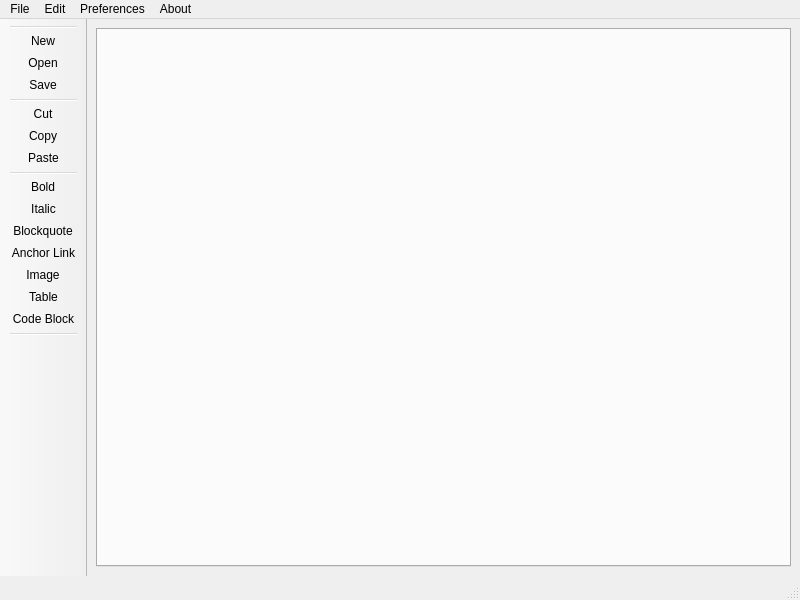
 <widget class="QMainWindow" name="MainWindow">
  <property name="geometry">
   <rect>
    <x>0</x>
    <y>0</y>
    <width>800</width>
    <height>600</height>
   </rect>
  </property>
  <property name="sizePolicy">
   <sizepolicy hsizetype="Minimum" vsizetype="Minimum">
    <horstretch>0</horstretch>
    <verstretch>0</verstretch>
   </sizepolicy>
  </property>
  <property name="minimumSize">
   <size>
    <width>300</width>
    <height>300</height>
   </size>
  </property>
  <property name="windowTitle">
   <string>LightMd - Markdown Editor</string>
  </property>
  <property name="styleSheet">
   <string notr="true">QMenuBar
{
    background-color: #302F2F;
    color: #CBCBCB;
}

QMenuBar::item
{
    background: transparent;
}

QMenuBar::item:selected
{
    background: transparent;
    border: 1px solid #3A3939;
    color: black;
}

QMenuBar::item:pressed
{
    border: 1px solid #3A3939;
    background-color: #47494B;
    color: black;
    margin-bottom:-1px;
    padding-bottom:1px;
}

QMenu
{
    border: 1px solid #3A3939;
    color: #CBCBCB;
    margin: 2px;
}

QMenu::icon
{
    margin: 5px;
}

QMenu::item
{
    padding: 5px 30px 5px 30px;
    margin-left: 5px;
    border: 1px solid transparent;
}

QMenu::item:selected
{
    color: black;
}

QToolBar {
    border: 1px solid #393838;
    background: 1px solid #302F2F;
    font-weight: bold;
}

QToolBar::handle:horizontal {
    image: url(:images/Hmovetoolbar.png);
}
QToolBar::handle:vertical {
    image: url(:images/Vmovetoolbar.png);
}
QToolBar::separator:horizontal {
    image: url(:images/Hsepartoolbar.png);
}
QToolBar::separator:vertical {
    image: url(:images/Vsepartoolbars.png);
}

QTextEdit {
    background-color: #201F1F;
    padding: 10px;
    border-style: solid;
    border: 1px solid #3A3939;
    border-radius: 3px;
    color: silver;
}

QProgressBar:horizontal {
    border: 1px solid #3A3939;
    text-align: center;
    padding: 1px;
    background: #201F1F;
}


QProgressBar::chunk:horizontal {
    background-color: qlineargradient(spread:reflect, x1:1, y1:0.545, x2:1, y2:0, stop:0 rgba(28, 66, 111, 255), stop:1 rgba(37, 87, 146, 255));
}

QToolTip
{
    border: 1px solid #3A3939;
    background-color: #2177A9;
    color: white;
    padding: 1px;
    opacity: 200;
}

QWidget
{
    color: #FFFFFF;
    background-color: #302F2F;
    selection-background-color:#2D81FF;
    selection-color: black;
    background-clip: border;
    border-image: none;
    outline: 0;
}

QWidget:item:hover
{
    background-color: QLinearGradient( x1: 0, y1: 0, x2: 0, y2: 1,
    stop: 0 #2D81FF, stop: 1 #2D81FF);
    color: black;
}

QWidget:item:selected
{
    background-color: QLinearGradient( x1: 0, y1: 0, x2: 0, y2: 1,
    stop: 0 #2D81FF, stop: 1 #2D81FF);
}


QWidget:disabled
{
    color: #404040;
    background-color: #302F2F;
}

QAbstractItemView
{
    alternate-background-color: #3A3939;
    color: #FFFFFF;
    border: 1px solid 3A3939;
    border-radius: 3px;
    padding: 1px;
}

QWidget:focus, QMenuBar:focus
{
    border: 1px solid rgba(48, 86, 111);
}

QTabWidget:focus, QCheckBox:focus, QRadioButton:focus
{
    border: none;
}

QLineEdit
{
    background-color: #201F1F;
    padding: 2px;
    border-style: solid;
    border: 1px solid #3A3939;
    border-radius: 3px;
    color: silver;
}

QGroupBox {
    border:1px solid #3A3939;
    border-radius: 7px;
    margin-top: 2ex;
}

QGroupBox::title {
    subcontrol-origin: margin;
    subcontrol-position: top center;
    padding-left: 10px;
    padding-right: 10px;
}

QAbstractScrollArea
{
    border-radius: 3px;
    border: 1px solid #3A3939;
}

QScrollBar:horizontal
{
    height: 15px;
    margin: 0px 11px 0px 11px;
    border: 1px solid #3A3939;
    border-radius: 6px;
    background-color: QLinearGradient( x1: 0, y1: 1, x2: 0, y2: 0,
    stop: 0 #302F2F, stop: 1 #484846);
}

QScrollBar::handle:horizontal
{
    background-color: QLinearGradient( x1: 0, y1: 1, x2: 0, y2: 0,
    stop: 0 #605F5F, stop: 1 #787876);
    min-width: 5px;
    border-radius: 5px;
}

QScrollBar::sub-line:horizontal
{
    border-image: url(:images/right_arrow_disabled.png);
    width: 10px;
    height: 10px;
    subcontrol-position: right;
    subcontrol-origin: margin;
}

QScrollBar::add-line:horizontal
{
    border-image: url(:images/left_arrow_disabled.png);
    height: 10px;
    width: 10px;
    subcontrol-position: left;
    subcontrol-origin: margin;
}

QScrollBar::sub-line:horizontal:hover,QScrollBar::sub-line:horizontal:on
{
    border-image: url(:images/right_arrow.png);
    height: 10px;
    width: 10px;
    subcontrol-position: right;
    subcontrol-origin: margin;
}


QScrollBar::add-line:horizontal:hover, QScrollBar::add-line:horizontal:on
{
    border-image: url(:images/left_arrow.png);
    height: 10px;
    width: 10px;
    subcontrol-position: left;
    subcontrol-origin: margin;
}

QScrollBar::up-arrow:horizontal, QScrollBar::down-arrow:horizontal
{
    background: none;
}


QScrollBar::add-page:horizontal, QScrollBar::sub-page:horizontal
{
    background: none;
}

QScrollBar:vertical
{
    background-color: QLinearGradient( x1: 1, y1: 0, x2: 0, y2: 0,
    stop: 0 #302F2F, stop: 1 #484846);
    width: 15px;
    margin: 11px 0 11px 0;
    border: 1px solid #3A3939;
    border-radius: 6px;
}

QScrollBar::handle:vertical
{
    background-color: QLinearGradient( x1: 1, y1: 0, x2: 0, y2: 0,
    stop: 0 #605F5F, stop: 1 #787876);
    min-height: 5px;
    border-radius: 5px;
}

QScrollBar::sub-line:vertical
{
    border-image: url(:images/up_arrow_disabled.png);
    height: 10px;
    width: 10px;
    subcontrol-position: top;
    subcontrol-origin: margin;
}

QScrollBar::add-line:vertical
{

    border-image: url(:images/down_arrow_disabled.png);
    height: 10px;
    width: 10px;
    subcontrol-position: bottom;
    subcontrol-origin: margin;
}

QScrollBar::sub-line:vertical:hover,QScrollBar::sub-line:vertical:on
{

    border-image: url(:images/up_arrow.png);
    height: 10px;
    width: 10px;
    subcontrol-position: top;
    subcontrol-origin: margin;
}


QScrollBar::add-line:vertical:hover, QScrollBar::add-line:vertical:on
{
    border-image: url(:images/down_arrow.png);
    height: 10px;
    width: 10px;
    subcontrol-position: bottom;
    subcontrol-origin: margin;
}

QScrollBar::up-arrow:vertical, QScrollBar::down-arrow:vertical
{
    background: none;
}


QScrollBar::add-page:vertical, QScrollBar::sub-page:vertical
{
    background: none;
}



QPlainTextEdit
{
    background-color: #201F1F;;
    color: silver;
    border-radius: 3px;
    border: 1px solid #3A3939;
}

QHeaderView::section
{
    background-color: #3A3939;
    color: silver;
    padding-left: 4px;
    border: 1px solid #6c6c6c;
}

QCheckBox:disabled
{
    color: #B8B8B8;
}

QSizeGrip {
    image: url(:images/sizegrip.png);
    width: 12px;
    height: 12px;
}


QMainWindow::separator
{
    background-color: #302F2F;
    color: white;
    padding-left: 4px;
    spacing: 2px;
    border: 1px dashed #3A3939;
}

QMainWindow::separator:hover
{

    background-color: QLinearGradient(x1:0, y1:0, x2:0, y2:1, stop:0 #58677b,
      stop:0.5 #78879b stop:1 #58677b);
    color: white;
    padding-left: 4px;
    border: 1px solid #3A3939;
    spacing: 2px;
}


QMenu::separator
{
    height: 1px;
    background-color: #3A3939;
    color: white;
    padding-left: 4px;
    margin-left: 10px;
    margin-right: 5px;
}



QRadioButton::indicator:checked, QRadioButton::indicator:unchecked{
    color: #b1b1b1;
    background-color: #302F2F;
    border: 1px solid silver;
    border-radius: 5px;
}



QRadioButton::indicator:checked
{
    background-color: qradialgradient(
    cx: 0.5, cy: 0.5,
    fx: 0.5, fy: 0.5,
    radius: 1.0,
    stop: 0.25 #78879b,
    stop: 0.3 #302F2F
    );
}

QCheckBox, QRadioButton
{
    padding: 3px;
    outline: none;
    color:#FFFFFF;
}

QCheckBox::indicator{
    color: #b1b1b1;
    background-color: #302F2F;
    border: 1px solid silver;
    width: 9px;
    height: 9px;
}

QRadioButton::indicator
{
    border-radius: 7px;
    width: 9px;
    height: 9px;
}

QCheckBox::indicator:pressed
{
    border: 1px solid #78879b;
}

QRadioButton::indicator:hover, QCheckBox::indicator:hover
{
    border: 1px solid #78879b;
}

QCheckBox::indicator:checked
{
    image:url(:images/checkbox.png);
}

QCheckBox::indicator:disabled, QRadioButton::indicator:disabled
{
    border: 1px solid #444;
}

QFrame
{
    border-radius: 3px;
}

QStackedWidget
{
    border: none;
}

QPushButton
{
    color: silver;
    background-color: QLinearGradient( x1: 0, y1: 1, x2: 0, y2: 0,
    stop: 0 #302F2F, stop: 1 #484846);
    border-width: 1px;
    border-color: #4A4949;
    border-style: solid;
    padding-top: 5px;
    padding-bottom: 5px;
    padding-left: 5px;
    padding-right: 5px;
    border-radius: 5px;
    outline: none;
}

QPushButton:disabled
{
    background-color: #302F2F;
    border-width: 1px;
    border-color: #3A3939;
    border-style: solid;
    padding-top: 5px;
    padding-bottom: 5px;
    padding-left: 10px;
    padding-right: 10px;
    /*border-radius: 3px;*/
    color: #454545;
}

QComboBox
{
    selection-background-color: #78879b;
    background-color: #201F1F;
    border-style: solid;
    border: 1px solid #3A3939;
    border-radius: 3px;
    padding: 2px;
    min-width: 75px;
}

QComboBox:hover,QPushButton:hover,QAbstractSpinBox:hover,QLineEdit:hover,QTextEdit:hover,QPlainTextEdit:hover,QAbstractView:hover,QTreeView:hover
{
    border: 1px solid #78879b;
    color: silver;
}

QComboBox:on
{
    background-color: #626873;
    padding-top: 3px;
    padding-left: 4px;
    selection-background-color: #4a4a4a;
}

QComboBox QAbstractItemView
{
    background-color: #201F1F;
    border-radius: 3px;
    border: 1px solid #3A3939;
    selection-background-color: QLinearGradient( x1: 0, y1: 0, x2: 0, y2: 1,
      stop: 0 #78879b, stop: 1 #78879b);
}

QComboBox::drop-down
{
    subcontrol-origin: padding;
    subcontrol-position: top right;
    width: 15px;

    border-left-width: 0px;
    border-left-color: darkgray;
    border-left-style: solid;
    border-top-right-radius: 3px;
    border-bottom-right-radius: 3px;
}

QComboBox::down-arrow
{
    image: url(:images/down_arrow_disabled.png);
}

QComboBox::down-arrow:on, QComboBox::down-arrow:hover,
QComboBox::down-arrow:focus
{
    image: url(:images/down_arrow.png);
}

QPushButton:pressed
{
    background-color: QLinearGradient( x1: 0, y1: 0, x2: 0, y2: 1,
    stop: 0 #302F2F, stop: 1 #484846);
}

QAbstractSpinBox {
    padding-top: 2px;
    padding-bottom: 2px;
    border: 1px solid #3A3939;
    background-color: #201F1F;
    color: silver;
    border-radius: 3px;
    min-width: 75px;
}

QAbstractSpinBox:up-button
{
    background-color: transparent;
    subcontrol-origin: border;
    subcontrol-position: center right;
}

QAbstractSpinBox:down-button
{
    background-color: transparent;
    subcontrol-origin: border;
    subcontrol-position: center left;
}

QAbstractSpinBox::up-arrow,QAbstractSpinBox::up-arrow:disabled,QAbstractSpinBox::up-arrow:off {
    image: url(:images/up_arrow_disabled.png);
    width: 10px;
    height: 10px;
}
QAbstractSpinBox::up-arrow:hover
{
    image: url(:images/up_arrow.png);
}


QAbstractSpinBox::down-arrow,QAbstractSpinBox::down-arrow:disabled,QAbstractSpinBox::down-arrow:off
{
    image: url(:images/down_arrow_disabled.png);
    width: 10px;
    height: 10px;
}
QAbstractSpinBox::down-arrow:hover
{
    image: url(:images/down_arrow.png);
}


QLabel
{
    border: 0px solid black;
    color: #CBCBCB;
}


QTabWidget::pane {
    border: 1px solid #3A3939;
}

QTabBar
{
    qproperty-drawBase: 0;
    padding-right: 15px;
}

QTabBar:focus
{
    border: 0px transparent black;
}

QTabBar::close-button  {
    image: url(:images/close.png);
    background: transparent;
    icon-size: 10px;
    padding: 5px;
}

QTabBar::close-button:hover
{
    background: rgba(255, 255, 255, 20);
    border-radius: 3px;
}

QTabBar::close-button:pressed {
    padding: 5px 4px 4px 5px;
}

/* TOP - BOTTOM TABS */
QTabBar::tab:top {
    color: #b1b1b1;
    border: 1px solid #3A3939;
    background-color: QLinearGradient(x1:0, y1:0, x2:0, y2:1,
      stop:1 #302F2F, stop:0 #5A5959);
    padding-left: 5px;
    padding-right: 5px;
    padding-top: 3px;
    padding-bottom: 2px;
    margin-right: -1px;

    border-top-left-radius: 3px;
    border-top-right-radius: 3px;
}

QTabBar::tab:bottom {
    color: #b1b1b1;
    border: 1px solid #3A3939;
    background-color: QLinearGradient(x1:0, y1:0, x2:0, y2:1,
      stop:1 #302F2F, stop:0 #5A5959);
    padding-left: 5px;
    padding-right: 5px;
    padding-top: 3px;
    padding-bottom: 2px;
    margin-right: -1px;

    border-bottom-left-radius: 3px;
    border-bottom-right-radius: 3px;
}

QTabBar::tab:top:last, QTabBar::tab:bottom:last
{
    margin-right: 0;
}

QTabBar::tab:top:first:!selected, QTabBar::tab:bottom:first:!selected
{
    margin-left: 0px;
}

QTabBar::tab:top:!selected
{
    color: #b1b1b1;
    margin-top: 3px;
    background-color: #302F2F;
}

QTabBar::tab:top:selected
{
    margin-bottom: 0px;
}

QTabBar::tab:bottom:!selected
{
    color: #b1b1b1;
    margin-bottom: 3px;
    background-color: #302F2F;
}

QTabBar::tab:bottom:selected
{
    margin-top: 0px;
}

/* LEFT - RIGHT TABS */
QTabBar::tab:left {
    color: #b1b1b1;
    border: 1px solid #3A3939;
    background-color: QLinearGradient(x1:1, y1:0, x2:0, y2:0,
      stop:1 #302F2F, stop:0 #5A5959);
    padding-left: 3px;
    padding-right: 2px;
    padding-top: 5px;
    padding-bottom: 5px;
    margin-bottom: -1px;

    border-top-right-radius: 3px;
    border-bottom-right-radius: 3px;
}

QTabBar::tab:right {
    color: #b1b1b1;
    border: 1px solid #3A3939;
    background-color: QLinearGradient(x1:0, y1:0, x2:1, y2:0,
      stop:1 #302F2F, stop:0 #5A5959);
    padding-left: 3px;
    padding-right: 2px;
    padding-top: 5px;
    padding-bottom: 5px;
    margin-bottom: -1px;

    border-top-left-radius: 3px;
    border-bottom-left-radius: 3px;
}

QTabBar::tab:left:!selected
{
    color: #b1b1b1;
    margin-right: 3px;
    background-color: #302F2F;
}

QTabBar::tab:left:selected
{
    margin-left: 0px;
}

QTabBar::tab:right:!selected
{
    color: #b1b1b1;
    margin-left: 3px;
        background-color: #302F2F;
}

QTabBar::tab:right:selected
{
    margin-right: 0px;
}

QTabBar QToolButton::right-arrow:enabled {
     image: url(:images/right_arrow.png);
 }

 QTabBar QToolButton::left-arrow:enabled {
     image: url(:images/left_arrow.png);
 }

QTabBar QToolButton::right-arrow:disabled {
     image: url(:images/right_arrow_disabled.png);
 }

 QTabBar QToolButton::left-arrow:disabled {
     image: url(:images/left_arrow_disabled.png);
 }


QDockWidget {
    border: 1px solid #403F3F;
    titlebar-close-icon: url(:images/close.png);
    titlebar-normal-icon: url(:images/undock.png);
}

QDockWidget::close-button, QDockWidget::float-button {
    border: 1px solid transparent;
    border-radius: 3px;
    background: transparent;
    icon-size: 10px;
}

QDockWidget::close-button:hover, QDockWidget::float-button:hover {
    background: rgba(255, 255, 255, 10);
}

QDockWidget::close-button:pressed, QDockWidget::float-button:pressed {
    padding: 1px -1px -1px 1px;
    background: rgba(255, 255, 255, 10);
}

QTreeView, QListView
{
    border: 1px solid #78879b;
    background-color: #201F1F;
}

QTreeView:branch:selected, QTreeView:branch:hover
{
    background: url(:images/transparent.png);
}

QTreeView::branch:has-siblings:!adjoins-item {
    border-image: url(:images/transparent.png);
}

QTreeView::branch:has-siblings:adjoins-item {
    border-image: url(:images/transparent.png);
}

QTreeView::branch:!has-children:!has-siblings:adjoins-item {
    border-image: url(:images/transparent.png);
}

QTreeView::branch:has-children:!has-siblings:closed,
QTreeView::branch:closed:has-children:has-siblings {
    image: url(:images/branch_closed.png);
}

QTreeView::branch:open:has-children:!has-siblings,
QTreeView::branch:open:has-children:has-siblings  {
    image: url(:images/branch_open.png);
}

QTreeView::branch:has-children:!has-siblings:closed:hover,
QTreeView::branch:closed:has-children:has-siblings:hover {
    image: url(:images/branch_closed-on.png);
    }

QTreeView::branch:open:has-children:!has-siblings:hover,
QTreeView::branch:open:has-children:has-siblings:hover  {
    image: url(:images/branch_open-on.png);
    }

QListView::item:!selected:hover, QListView::item:!selected:hover, QTreeView::item:!selected:hover  {
    background: rgba(0, 0, 0, 0);
    outline: 0;
    color: #FFFFFF
}

QListView::item:selected:hover, QListView::item:selected:hover, QTreeView::item:selected:hover  {
    background: #78879b;;
    color: #FFFFFF;
}

QSlider::groove:horizontal {
    border: 1px solid #3A3939;
    height: 8px;
    background: #201F1F;
    margin: 2px 0;
    border-radius: 4px;
}

QSlider::handle:horizontal {
    background: QLinearGradient( x1: 0, y1: 0, x2: 0, y2: 1,
      stop: 0.0 silver, stop: 0.2 #a8a8a8, stop: 1 #727272);
    border: 1px solid #3A3939;
    width: 14px;
    height: 14px;
    margin: -4px 0;
    border-radius: 7px;
}

QSlider::groove:vertical {
    border: 1px solid #3A3939;
    width: 8px;
    background: #201F1F;
    margin: 0 0px;
    border-radius: 4px;
}

QSlider::handle:vertical {
    background: QLinearGradient( x1: 0, y1: 0, x2: 0, y2: 1, stop: 0.0 silver,
      stop: 0.2 #a8a8a8, stop: 1 #727272);
    border: 1px solid #3A3939;
    width: 14px;
    height: 14px;
    margin: 0 -4px;
    border-radius: 7px;
}

QToolButton#qt_toolbar_ext_button { 
    color: #FFFFFF;
    background-color: #2D81FF;
    border: 1px solid #302F2F;
    image: url(:images/menu_expand_32.png);
}
QToolButton#qt_toolbar_ext_button:hover {
    background-color:#FFFFFF;
}


QToolButton {
    background-color: transparent;
    border: 1px solid #3A3939;
    border-radius: 3px;
    margin: 3px;
}

QToolButton:pressed, QToolButton::menu-button:pressed {
    background-color: #4A4949;
    border: 1px solid silver;
}

QToolButton:hover, QToolButton::menu-button:hover {
    background-color: #2D81FF;
    padding:2px;
    border: 1px solid #4A4949;
}

QToolButton[popupMode=&quot;1&quot;] { /* only for MenuButtonPopup */
 padding-right: 20px; /* make way for the popup button */
}

QToolButton[popupMode=&quot;2&quot;] { /* only for MenuButtonPopup */
 padding-right: 10px; /* make way for the popup button */
}

/* the subcontrols below are used only in the MenuButtonPopup mode */
QToolButton::menu-button {
 border: 1px solid #3A3939;
 border-top-right-radius: 6px;
 border-bottom-right-radius: 6px;
 /* 16px width + 4px for border = 20px allocated above */
 width: 16px;
}

QToolButton::menu-arrow {
 image: url(:images/down_arrow.png);
}

QToolButton::menu-arrow:open {
 top: 1px; left: 1px; /* shift it a bit */
}

QPushButton::menu-indicator  {
    subcontrol-origin: padding;
    subcontrol-position: bottom right;
    left: 8px;
}

QTableView
{
    border: transparent;
    gridline-color: #6c6c6c;
    background-color: #201F1F;
}


QTableView, QHeaderView
{
    border-radius: 0px;
}

QTableView::item:pressed, QListView::item:pressed, QTreeView::item:pressed  {
    background: #78879b;
    color: #FFFFFF;
}

QTableView::item:selected:active, QTreeView::item:selected:active, QListView::item:selected:active  {
    background: #78879b;
    color: #FFFFFF;
}


QHeaderView
{
    border: 1px transparent;
    margin: 0px;
    padding: 0px;
}

QHeaderView::section  {
    background-color: #3A3939;
    color: silver;
    padding: 4px;
    border: 1px solid #6c6c6c;
    border-radius: 0px;
    text-align: center;
}

QHeaderView::section::vertical::first, QHeaderView::section::vertical::only-one
{
    border-top: 1px solid #6c6c6c;
}

QHeaderView::section::vertical
{
    border-top: transparent;
}

QHeaderView::section::horizontal::first, QHeaderView::section::horizontal::only-one
{
    border-left: 1px solid #6c6c6c;
}

QHeaderView::section::horizontal
{
    border-left: transparent;
}


QHeaderView::section:checked
 {
    color: white;
    background-color: #5A5959;
 }

 /* style the sort indicator */
QHeaderView::down-arrow {
    image: url(:images/down_arrow.png);
}

QHeaderView::up-arrow {
    image: url(:images/up_arrow.png);
}


QTableCornerButton::section {
    background-color: #3A3939;
    border: 1px solid #3A3939;
    border-radius: 0px;
}

QToolBox::tab {
    background-color: QLinearGradient(x1:0, y1:0, x2:0, y2:1,
        stop:1 #302F2F, stop:0 #5A5959);
    padding-left: 3px;
    padding-right: 2px;
    padding-top: 5px;
    padding-bottom: 5px;
    margin-bottom: -1px;

    border-top-left-radius: 3px;
    border-top-right-radius: 3px;
    color: darkgray;
 }

 QToolBox::tab:selected { /* italicize selected tabs */
     font: italic bold;
     color: white;
 }

QStatusBar::item {
    border: 1px solid #3A3939;
    padding-left:10px;
    border-radius: 3px;
 }

TableDialog, FindReplaceDialog, FindDialog, QRadioButton, QCheckBox, QMessageBox
{
    background-color: #302F2F;
    color: #CBCBCB;
}</string>
  </property>
  <widget class="QWidget" name="centralWidget">
   <property name="sizePolicy">
    <sizepolicy hsizetype="Expanding" vsizetype="Expanding">
     <horstretch>0</horstretch>
     <verstretch>0</verstretch>
    </sizepolicy>
   </property>
   <layout class="QVBoxLayout" name="verticalLayout">
    <item>
     <widget class="QTabWidget" name="tabWidget">
      <property name="currentIndex">
       <number>-1</number>
      </property>
     </widget>
    </item>
   </layout>
  </widget>
  <widget class="QMenuBar" name="menuBar">
   <property name="geometry">
    <rect>
     <x>0</x>
     <y>0</y>
     <width>800</width>
     <height>25</height>
    </rect>
   </property>
   <widget class="QMenu" name="menuFile">
    <property name="title">
     <string>File</string>
    </property>
    <addaction name="separator"/>
    <addaction name="actionNew"/>
    <addaction name="actionOpen"/>
    <addaction name="actionSave"/>
    <addaction name="actionExit"/>
   </widget>
   <widget class="QMenu" name="menuEdit">
    <property name="title">
     <string>Edit</string>
    </property>
    <addaction name="actionCut"/>
    <addaction name="actionCopy"/>
    <addaction name="actionPaste"/>
    <addaction name="actionBold"/>
    <addaction name="actionItalic"/>
    <addaction name="actionAnchor_Link"/>
    <addaction name="actionImage"/>
    <addaction name="actionTable"/>
    <addaction name="actionCode_Block"/>
    <addaction name="actionBlockquote"/>
    <addaction name="actionFind"/>
    <addaction name="actionFind_Replace"/>
   </widget>
   <widget class="QMenu" name="menuAbout">
    <property name="title">
     <string>About</string>
    </property>
    <addaction name="actionContact"/>
   </widget>
   <widget class="QMenu" name="menuPreferences">
    <property name="title">
     <string>Preferences</string>
    </property>
    <addaction name="actionFont"/>
    <addaction name="actionFocus_Mode"/>
    <addaction name="actionWordWrap"/>
    <addaction name="actionFull_Screen"/>
   </widget>
   <addaction name="menuFile"/>
   <addaction name="menuEdit"/>
   <addaction name="menuPreferences"/>
   <addaction name="menuAbout"/>
  </widget>
  <widget class="QToolBar" name="mainToolBar">
   <property name="sizePolicy">
    <sizepolicy hsizetype="Fixed" vsizetype="Preferred">
     <horstretch>0</horstretch>
     <verstretch>0</verstretch>
    </sizepolicy>
   </property>
   <property name="movable">
    <bool>false</bool>
   </property>
   <attribute name="toolBarArea">
    <enum>LeftToolBarArea</enum>
   </attribute>
   <attribute name="toolBarBreak">
    <bool>false</bool>
   </attribute>
   <addaction name="separator"/>
   <addaction name="actionNew"/>
   <addaction name="actionOpen"/>
   <addaction name="actionSave"/>
   <addaction name="separator"/>
   <addaction name="actionCut"/>
   <addaction name="actionCopy"/>
   <addaction name="actionPaste"/>
   <addaction name="separator"/>
   <addaction name="actionBold"/>
   <addaction name="actionItalic"/>
   <addaction name="actionBlockquote"/>
   <addaction name="actionAnchor_Link"/>
   <addaction name="actionImage"/>
   <addaction name="actionTable"/>
   <addaction name="actionCode_Block"/>
   <addaction name="separator"/>
  </widget>
  <widget class="QStatusBar" name="statusBar">
   <property name="font">
    <font>
     <family>Andale Mono</family>
     <pointsize>12</pointsize>
     <weight>75</weight>
     <bold>true</bold>
    </font>
   </property>
  </widget>
  <action name="actionNew">
   <property name="icon">
    <iconset resource="LightMdEditor.qrc">
     <normaloff>:/images/doc_plus_icon&amp;24.png</normaloff>:/images/doc_plus_icon&amp;24.png</iconset>
   </property>
   <property name="text">
    <string>New</string>
   </property>
   <property name="shortcut">
    <string>Ctrl+N</string>
   </property>
  </action>
  <action name="actionOpen">
   <property name="icon">
    <iconset resource="LightMdEditor.qrc">
     <normaloff>:/images/doc_edit_icon&amp;24.png</normaloff>:/images/doc_edit_icon&amp;24.png</iconset>
   </property>
   <property name="text">
    <string>Open</string>
   </property>
   <property name="shortcut">
    <string>Ctrl+O</string>
   </property>
  </action>
  <action name="actionSave">
   <property name="icon">
    <iconset resource="LightMdEditor.qrc">
     <normaloff>:/images/save_icon&amp;24.png</normaloff>:/images/save_icon&amp;24.png</iconset>
   </property>
   <property name="text">
    <string>Save</string>
   </property>
   <property name="shortcut">
    <string>Ctrl+S</string>
   </property>
  </action>
  <action name="actionCut">
   <property name="icon">
    <iconset resource="LightMdEditor.qrc">
     <normaloff>:/images/clipboard_cut_icon&amp;24.png</normaloff>:/images/clipboard_cut_icon&amp;24.png</iconset>
   </property>
   <property name="text">
    <string>Cut</string>
   </property>
   <property name="shortcut">
    <string>Ctrl+X</string>
   </property>
  </action>
  <action name="actionCopy">
   <property name="icon">
    <iconset resource="LightMdEditor.qrc">
     <normaloff>:/images/clipboard_copy_icon&amp;24.png</normaloff>:/images/clipboard_copy_icon&amp;24.png</iconset>
   </property>
   <property name="text">
    <string>Copy</string>
   </property>
   <property name="shortcut">
    <string>Ctrl+C</string>
   </property>
  </action>
  <action name="actionPaste">
   <property name="icon">
    <iconset resource="LightMdEditor.qrc">
     <normaloff>:/images/clipboard_past_icon&amp;24.png</normaloff>:/images/clipboard_past_icon&amp;24.png</iconset>
   </property>
   <property name="text">
    <string>Paste</string>
   </property>
   <property name="shortcut">
    <string>Ctrl+P</string>
   </property>
  </action>
  <action name="actionBold">
   <property name="icon">
    <iconset resource="LightMdEditor.qrc">
     <normaloff>:/images/font_bold_icon&amp;24.png</normaloff>:/images/font_bold_icon&amp;24.png</iconset>
   </property>
   <property name="text">
    <string>Bold</string>
   </property>
   <property name="shortcut">
    <string>Ctrl+B</string>
   </property>
  </action>
  <action name="actionItalic">
   <property name="icon">
    <iconset resource="LightMdEditor.qrc">
     <normaloff>:/images/font_italic_icon&amp;24.png</normaloff>:/images/font_italic_icon&amp;24.png</iconset>
   </property>
   <property name="text">
    <string>Italic</string>
   </property>
   <property name="shortcut">
    <string>Ctrl+I</string>
   </property>
  </action>
  <action name="actionAnchor_Link">
   <property name="icon">
    <iconset resource="LightMdEditor.qrc">
     <normaloff>:/images/link_icon&amp;24.png</normaloff>:/images/link_icon&amp;24.png</iconset>
   </property>
   <property name="text">
    <string>Anchor Link</string>
   </property>
   <property name="shortcut">
    <string>Ctrl+Shift+L</string>
   </property>
  </action>
  <action name="actionImage">
   <property name="icon">
    <iconset resource="LightMdEditor.qrc">
     <normaloff>:/images/picture_icon&amp;24.png</normaloff>:/images/picture_icon&amp;24.png</iconset>
   </property>
   <property name="text">
    <string>Image</string>
   </property>
   <property name="shortcut">
    <string>Ctrl+Shift+I</string>
   </property>
  </action>
  <action name="actionCode_Block">
   <property name="icon">
    <iconset resource="LightMdEditor.qrc">
     <normaloff>:/images/code_brackets_icon&amp;24.png</normaloff>:/images/code_brackets_icon&amp;24.png</iconset>
   </property>
   <property name="text">
    <string>Code Block</string>
   </property>
   <property name="shortcut">
    <string>Ctrl+Shift+K</string>
   </property>
  </action>
  <action name="actionBlockquote">
   <property name="icon">
    <iconset resource="LightMdEditor.qrc">
     <normaloff>:/images/chat_bubble_message_square_icon&amp;24.png</normaloff>:/images/chat_bubble_message_square_icon&amp;24.png</iconset>
   </property>
   <property name="text">
    <string>Blockquote</string>
   </property>
   <property name="shortcut">
    <string>Ctrl+Shift+Q</string>
   </property>
  </action>
  <action name="actionHelp">
   <property name="text">
    <string>Help</string>
   </property>
   <property name="shortcut">
    <string>F1</string>
   </property>
  </action>
  <action name="actionContact">
   <property name="text">
    <string>Contact</string>
   </property>
  </action>
  <action name="actionExit">
   <property name="text">
    <string>Exit</string>
   </property>
  </action>
  <action name="actionFont">
   <property name="icon">
    <iconset resource="LightMdEditor.qrc">
     <normaloff>:/images/font_size_icon&amp;24.png</normaloff>:/images/font_size_icon&amp;24.png</iconset>
   </property>
   <property name="text">
    <string>Font</string>
   </property>
  </action>
  <action name="actionFind">
   <property name="icon">
    <iconset resource="LightMdEditor.qrc">
     <normaloff>:/images/magic_wand_2_icon&amp;24.png</normaloff>:/images/magic_wand_2_icon&amp;24.png</iconset>
   </property>
   <property name="text">
    <string>Find</string>
   </property>
   <property name="shortcut">
    <string>Ctrl+F</string>
   </property>
  </action>
  <action name="actionFind_Replace">
   <property name="icon">
    <iconset resource="LightMdEditor.qrc">
     <normaloff>:/images/magic_wand_icon&amp;24.png</normaloff>:/images/magic_wand_icon&amp;24.png</iconset>
   </property>
   <property name="text">
    <string>Find &amp; Replace</string>
   </property>
  </action>
  <action name="actionWordWrap">
   <property name="checkable">
    <bool>true</bool>
   </property>
   <property name="text">
    <string>WordWrap</string>
   </property>
  </action>
  <action name="actionTable">
   <property name="icon">
    <iconset resource="LightMdEditor.qrc">
     <normaloff>:/images/table.png</normaloff>:/images/table.png</iconset>
   </property>
   <property name="text">
    <string>Table</string>
   </property>
   <property name="shortcut">
    <string>Ctrl+T</string>
   </property>
  </action>
  <action name="actionFull_Screen">
   <property name="text">
    <string>Full Screen</string>
   </property>
   <property name="shortcut">
    <string>F11</string>
   </property>
  </action>
  <action name="actionFocus_Mode">
   <property name="checkable">
    <bool>true</bool>
   </property>
   <property name="text">
    <string>Focus Mode</string>
   </property>
  </action>
 </widget>
